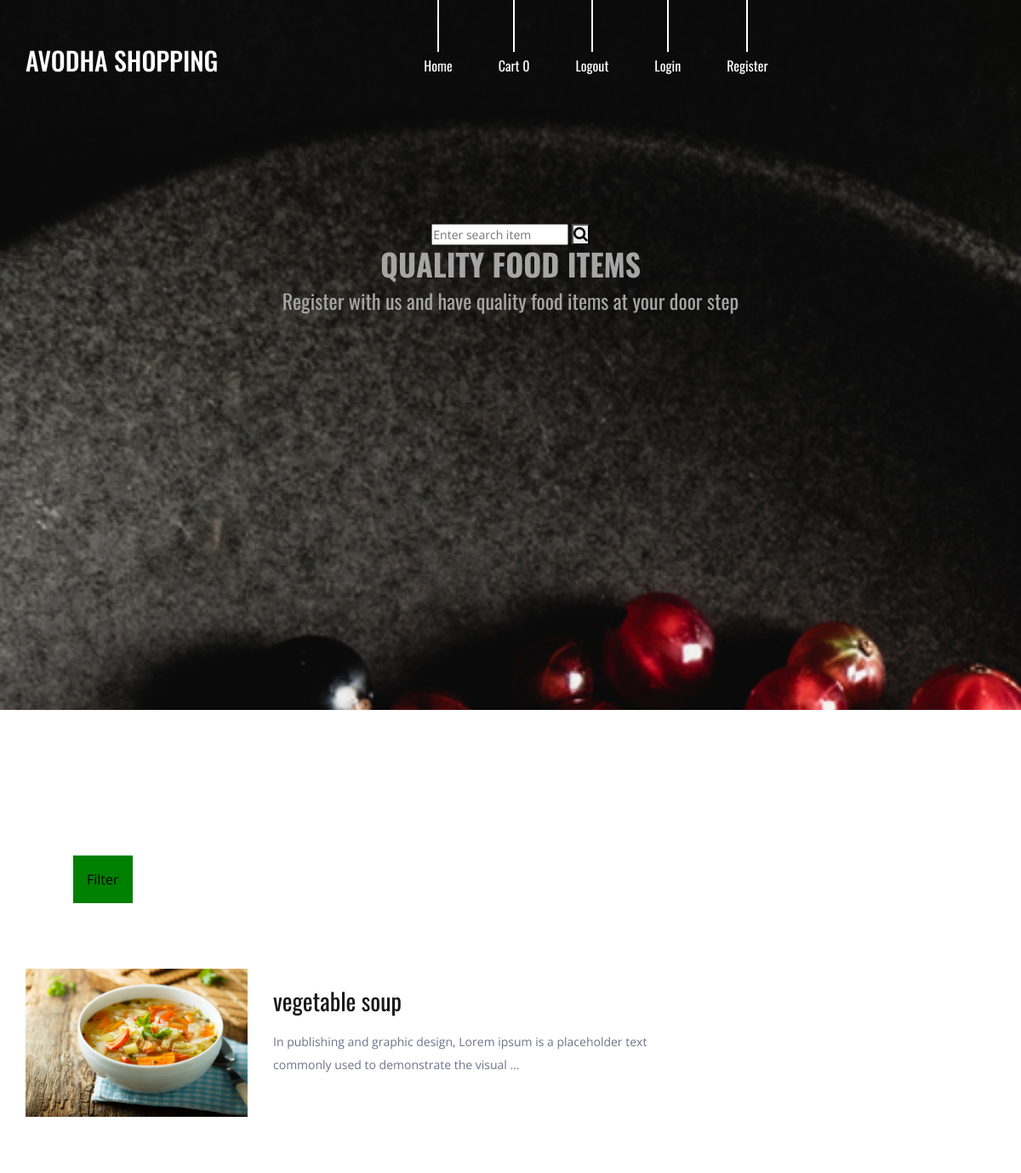
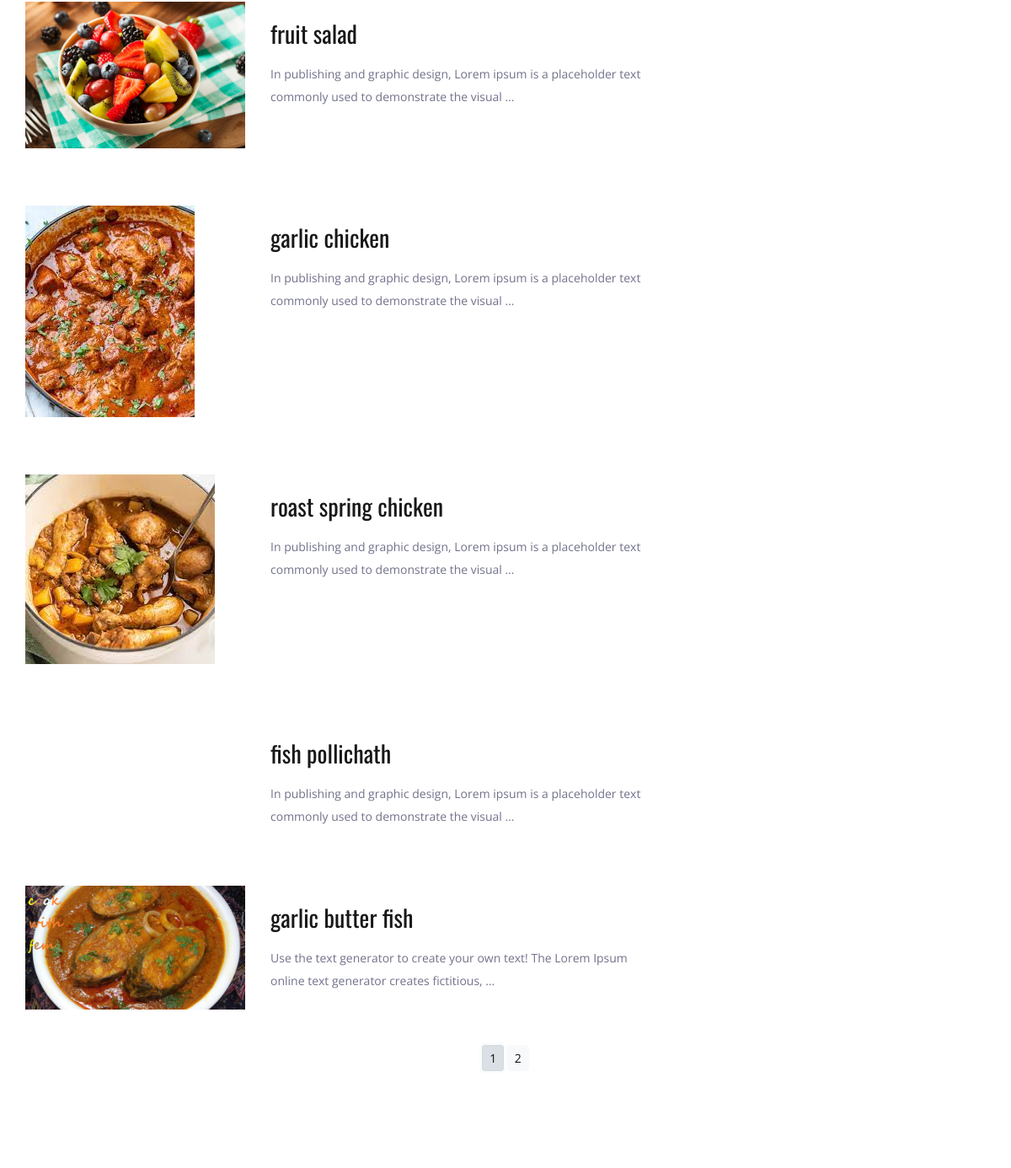
The page / on the database its author committed (2 pictures, top to bottom).
### shop/models.py (models this page shows, shortened)
class products(models.Model):
    name=models.CharField(max_length=150,unique=True)
    slug=models.SlugField(max_length=150,unique=True)
    img=models.ImageField(upload_to='product')
    desc=models.TextField()
    stock=models.IntegerField()
    available=models.BooleanField()
    price=models.IntegerField()
    category=models.ForeignKey(categ,on_delete=models.CASCADE)
    def get_url(self):
        return reverse('details',args=[self.category.slug,self.slug])

### shop/views.py (the view)
# urls.py: 2. Add a URL to urlpatterns:  path('', views.home, name='home')
def home(request,c_slug=None):
    c_page=None
    prodt=None
    if c_slug!=None:
        c_page=get_object_or_404(categ,slug=c_slug)
        prodt=products.objects.filter(category=c_page,available=True)
    else:
        prodt = products.objects.all().filter(available=True)
    cat=categ.objects.all()
    paginator=Paginator(prodt,6)
    try:
        page=int(request.GET.get('page','1'))
    except:
        page=1
    try:
        pro=paginator.page(page)
    except(EmptyPage,InvalidPage):
        pro=paginator.page(paginator.num_pages)
    return render(request,'index.html',{'pr':prodt,'ct':cat,'pg':pro})

### cart/context_processor.py (called while the page is built)
def count(request):
    item_count=0;
    if 'admin' in request.path:
        return {}
    else:
        try:
            ct = cartlist.objects.filter(cart_id=c_id(request))
            cti= items.objects.all().filter(cart=ct[:1])
            for c in cti:
                item_count+=c.quan
        except cartlist.DoesNotExist:
            item_count=0
        return dict(itc=item_count)

### cart/views.py (called while the page is built)
def c_id(request):
    ct_id=request.session.session_key
    if not ct_id:
        ct_id=request.session.create()
    return ct_id

### shop/models.py (called while the page is built)
    def get_url(self):
        return reverse('prod_cat',args=[self.slug])

### templates/index.html (shortened to what this page needs)
{% extends 'base.html' %}
{% load static %}
{% block content %}
<!DOCTYPE html>
<html lang="en">
<head>
<link rel="stylesheet" type="text/css" href="{% static 'hm/styles/bootstrap4/bootstrap.min.css' %}">
<link href="{% static 'hm/plugins/font-awesome-4.7.0/css/font-awesome.min.css' %}" rel="stylesheet" type="text/css">
<link rel="stylesheet" type="text/css" href="{% static 'hm/plugins/OwlCarousel2-2.2.1/owl.carousel.css' %}">
<link rel="stylesheet" type="text/css" href="{% static 'hm/plugins/OwlCarousel2-2.2.1/owl.theme.default.css' %}">
<link rel="stylesheet" type="text/css" href="{% static 'hm/plugins/OwlCarousel2-2.2.1/animate.css' %}">
<link rel="stylesheet" type="text/css" href="{% static 'hm/styles/main_styles.css' %}">
<link rel="stylesheet" type="text/css" href="{% static 'hm/styles/responsive.css' %}">
</head>
<body>
<div class="super_container">
	<div class="home">
		<div class="home_slider_container">
			<div class="owl-carousel owl-theme home_slider">
				<div class="owl-item">
					<div class="home_slider_content_container">
						<div class="container">
							<div class="row">
								<div class="col">
									<div class="home_slider_content">
										<form action="{% url 'search' %}" method="POST">
											<input type="text"
												placeholder="Enter search item"
												name="search">
											<button>
												<i class="fa fa-search"
													style="font-size: 18px;">
												</i>
											</button>
										</form>
										<div class="home_title"><h3><b>QUALITY FOOD ITEMS</b></h3>
										</div>
										<div class="home_title"><h4>Register with us and have quality food items at your door step</h4></div>
									</div>
								</div>
							</div>
						</div>
					</div>
				</div>
			</div>
		</div>
	</div>
	<div class="news" id="news">
		<div class="container">
			<div class="row">
				<div class="col-xl-8">
					<div class="news_container">
						<div class="dropdown">
							<button class="dropbtn">Filter</button>
						</div>
					<br><br>
						{% for i in pg.object_list %}
						<div class="news_post d-flex flex-md-row flex-column align-items-start justify-content-start">
							<div class="news_post_image" href="{{i.get_url}}"><img src="{{i.img.url}}" alt=""></div>
							<div class="news_post_content">
								<div class="news_post_title"><a href="{{i.get_url}}">{{i.name}}</a></div>
								<div class="news_post_text">
									<p>{{i.desc|truncatewords:17}}</p>
								</div>
							</div>
						</div>
						{% endfor %}
					</div>
				</div>
			</div><br><br>
			<center>
{% for p in pg.paginator.page_range %}
<a href="?page={{p}}" class="btn btn-light btn-sm {% if pg.number == p %} active {% endif %}">{{p}}</a>
{% endfor %}
		    </center>
		</div>
	</div>
</div>
</body>
</html>
{% endblock %}

### templates/base.html (shortened to what this page needs)
{% load static %}
<!DOCTYPE html>
<html lang="en">
<head>
	<link rel="stylesheet" type="text/css" href="{% static 'hm/styles/bootstrap4/bootstrap.min.css' %}">
	<link href="{% static 'hm/plugins/font-awesome-4.7.0/css/font-awesome.min.css' %}" rel="stylesheet" type="text/css">
	<link rel="stylesheet" type="text/css" href="{% static 'hm/plugins/OwlCarousel2-2.2.1/owl.carousel.css' %}">
	<link rel="stylesheet" type="text/css" href="{% static 'hm/plugins/OwlCarousel2-2.2.1/owl.theme.default.css' %}">
	<link rel="stylesheet" type="text/css" href="{% static 'hm/plugins/OwlCarousel2-2.2.1/animate.css' %}">
	<link rel="stylesheet" type="text/css" href="{% static 'hm/styles/main_styles.css' %}">
	<link rel="stylesheet" type="text/css" href="{% static 'hm/styles/responsive.css' %}">
</head>
<body>
	<div class="super_container">
		<header class="header">
			<div class="container">
				<div class="row">
					<div class="col">
						<div class="header_content d-flex flex-row align-items-center justify-content-start">
							<div class="header_content_inner d-flex flex-row align-items-end justify-content-start">
								<div class="logo"><a href="/">AVODHA SHOPPING</a></div>
								<nav class="main_nav">
									<ul class="d-flex flex-row align-items-start justify-content-start">
										<li class="active"><a href="/">Home</a></li>
										<li class="active"><a href="{% url 'cartDetails' %}">Cart</i>&nbsp;{{itc}}</a></li>
										<li class="active"><a href="/">Logout</a></li>
										<li class="active"><a href="/">Login</a></li>
										<li class="active"><a href="/">Register</a></li>
									</ul>
								</nav>
							</div>
						</div>
					</div>
				</div>
			</div>
		</header>
	</div>
	{% block content %}
	{% endblock %}
</body>
</html>

### static/hm/styles/main_styles.css (style rules this page uses)
* { margin: 0; padding: 0; -webkit-font-smoothing: antialiased; -webkit-text-shadow: rgba(0,0,0,.01) 0 0 1px; text-shadow: rgba(0,0,0,.01) 0 0 1px; }
body { font-family: 'Open Sans', sans-serif; font-size: 14px; font-weight: 400; background: #FFFFFF; color: #a5a5a5; }
div { display: block; position: relative; -webkit-box-sizing: border-box; -moz-box-sizing: border-box; box-sizing: border-box; }
ul { list-style: none; margin-bottom: 0px; }
p { font-family: 'Open Sans', sans-serif; font-size: 14px; line-height: 1.9285; font-weight: 400; color: #72728c; -webkit-font-smoothing: antialiased; -webkit-text-shadow: rgba(0,0,0,.01) 0 0 1px; text-shadow: rgba(0,0,0,.01) 0 0 1px; }
p:last-of-type { margin-bottom: 0; }
a, a:hover, a:visited, a:active, a:link { text-decoration: none; -webkit-font-smoothing: antialiased; -webkit-text-shadow: rgba(0,0,0,.01) 0 0 1px; text-shadow: rgba(0,0,0,.01) 0 0 1px; }
h3 { font-size: 36px; }
h4 { font-size: 24px; }
h1, h2, h3, h4, h5, h6 { font-family: 'Oswald', sans-serif; font-weight: 400; -webkit-font-smoothing: antialiased; -webkit-text-shadow: rgba(0,0,0,.01) 0 0 1px; text-shadow: rgba(0,0,0,.01) 0 0 1px; }
.super_container { width: 100%; overflow: hidden; }
.header { position: fixed; top: 0; left: 0; width: 100%; z-index: 100; -webkit-transition: all 200ms ease; -moz-transition: all 200ms ease; -ms-transition: all 200ms ease; -o-transition: all 200ms ease; transition: all 200ms ease; }
.header_content { width: 100%; height: 148px; -webkit-transition: all 200ms ease; -moz-transition: all 200ms ease; -ms-transition: all 200ms ease; -o-transition: all 200ms ease; transition: all 200ms ease; }
.header_content_inner { width: 100%; }
.logo a { font-family: 'Oswald', sans-serif; font-size: 30px; font-weight: 500; color: #FFFFFF; line-height: 0.75; }
.main_nav { margin-left: 242px; }
.main_nav ul li { position: relative; }
.main_nav ul li::after { display: block; position: absolute; left: 50%; -webkit-transform: translateX(-50%); -moz-transform: translateX(-50%); -ms-transform: translateX(-50%); -o-transform: translateX(-50%); transform: translateX(-50%); top: -104px; width: 2px; height: 0px; background: #FFFFFF; content: ''; visibility: hidden; opacity: 0; -webkit-transition: all 200ms ease; -moz-transition: all 200ms ease; -ms-transition: all 200ms ease; -o-transition: all 200ms ease; transition: all 200ms ease; }
.main_nav ul li.active::after, .main_nav ul li:hover::after { height: 100px; visibility: visible; opacity: 1; }
.main_nav ul li:not(:last-child) { margin-right: 54px; }
.main_nav ul li a { font-family: 'Oswald', sans-serif; font-size: 16px; font-weight: 400; color: #FFFFFF; white-space: nowrap; }
.home { width: 100%; height: 834px; }
.home_slider_container { width: 100%; height: 100%; }
.home_slider_content_container { position: absolute; top: 31.5%; left: 0; width: 100%; z-index: 1; text-align: center; }
.news { width: 100%; background: #FFFFFF; padding-top: 115px; padding-bottom: 115px; }
.news_post:not(:last-child) { margin-bottom: 68px; }
.news_post_image { width: 34.8%; }
.news_post_image img { max-width: 100%; }
.news_post_content { width: 65.2%; padding-left: 30px; }
.news_post_title { margin-top: 17px; }
.news_post_title a { font-family: 'Oswald', sans-serif; font-size: 28px; font-weight: 400; color: #181818; }
.news_post_text { margin-top: 14px; }

### templates/index.html (style rules this page uses)
.dropbtn { background-color: green; color: black; padding: 16px; font-size: 16px; border: none; cursor: pointer; }
.dropdown { position: relative; display: inline-block; padding : 56px; }
nav { text-align:right; list-style:none; border:none; border-color:white; background-color:none; padding:none; margin:none; }

### rows shown on the page
products: img (picture), name "vegetable soup", desc "In publishing and graphic design, Lorem ipsum is a placeholder text commonly used to demonstrate the visual …"
products: img (picture), name "fruit salad", desc "In publishing and graphic design, Lorem ipsum is a placeholder text commonly used to demonstrate the visual …"
products: img (picture), name "garlic chicken", desc "In publishing and graphic design, Lorem ipsum is a placeholder text commonly used to demonstrate the visual …"
products: img (picture), name "roast spring chicken", desc "In publishing and graphic design, Lorem ipsum is a placeholder text commonly used to demonstrate the visual …"
products: name "fish pollichath", desc "In publishing and graphic design, Lorem ipsum is a placeholder text commonly used to demonstrate the visual …"
products: img (picture), name "garlic butter fish", desc "Use the text generator to create your own text! The Lorem Ipsum online text generator creates fictitious, …"

### other values the page prints
{{ itc }} "0"
{{ p }} "1" "2"
